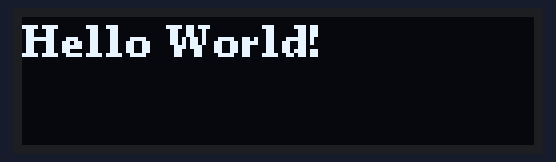
This sketch was run on a simulated Arduino Uno, built with avr-gcc and run on an emulated ATmega328P. On the bench: 128×32 one-colour display.

Above: at 0.1 s.

The sketch:

HelloWorld_OLED-Display.ino
```cpp
#include <U8g2lib.h>
#include <Wire.h>

U8G2_SH1106_128X32_VISIONOX_F_HW_I2C u8g2(U8G2_R0, U8X8_PIN_NONE);
//Wählt meinen verwendeten Grafikchips aus (Sh1106)

void setup() {
  u8g2.begin();
}
void loop() {
  u8g2.clearBuffer();
  //bereinigt das Display
  u8g2.setFont(u8g2_font_ncenB08_tr);
  // wählt schriftart aus
  //u8g2_font_logisoso32_tr ist bspw 32 PX Hoch (y verändern)
  u8g2.drawStr(0,10,"Hello World!");
  // Startet bei x=0 y=10 und schreibt "..."
  u8g2.sendBuffer();
  // überträgt die daten aufs Display
  delay(1000);
  //Pause 1000ms
}
```
